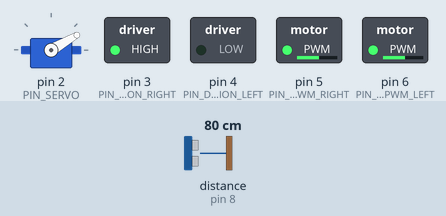
The sketch below on a simulated Arduino Uno, built with avr-gcc and run on an emulated ATmega328P. Parts: servo, switched loads named in the sketch (green lamp = pin HIGH). Wiring (inferred from the names in the program): ultrasonic range finder: trigger pin 7; echo pin 8. Inputs (shaded band) come from the test bench; at power-on: distance to the obstacle (sensor on pin 8) 80 cm. The echo pulse lasts 58.3 µs per cm; pins used as bus, display or sensor lines are not drawn.

Above: at 1.55 s.
Timing chart, 0 to 4.5 s (numbered marks = the images above):
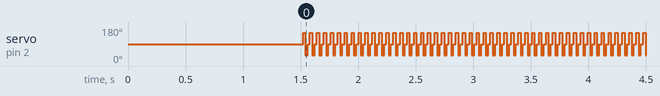

Measured:
- by itself, servo on pin 2 (PIN_SERVO): repeats every 0.06 s: 30° 0.02 s, 90° 0.02 s, 150° 0.02 s

The sketch:

Automatic_Obstacle_Avoidance.ino
```cpp
#include <Servo.h>

// ================== PINS ==================
#define PIN_SERVO           2

#define PIN_DIRECTION_LEFT  4
#define PIN_DIRECTION_RIGHT 3
#define PIN_MOTOR_PWM_LEFT  6
#define PIN_MOTOR_PWM_RIGHT 5

#define PIN_SONIC_TRIG      7
#define PIN_SONIC_ECHO      8

#define PIN_BATTERY         A0

// ================== MOTOR CONFIG ==================
// CHANGE THIS TO 1 IF ROBOT MOVES BACKWARDS
#define MOTOR_DIRECTION     0

#define FWD_PWM     140   // MUST be >= 130 to move
#define TURN_PWM    170

// ================== OBSTACLE CONFIG ==================
#define OBSTACLE_DISTANCE       35
#define OBSTACLE_DISTANCE_LOW   15

#define MAX_DISTANCE    1000
#define SONIC_TIMEOUT   (MAX_DISTANCE * 60)
#define SOUND_VELOCITY  340

Servo servo;

// ================== SETUP ==================
void setup() {
  pinMode(PIN_DIRECTION_LEFT, OUTPUT);
  pinMode(PIN_DIRECTION_RIGHT, OUTPUT);
  pinMode(PIN_MOTOR_PWM_LEFT, OUTPUT);
  pinMode(PIN_MOTOR_PWM_RIGHT, OUTPUT);

  pinMode(PIN_SONIC_TRIG, OUTPUT);
  pinMode(PIN_SONIC_ECHO, INPUT);

  servo.attach(PIN_SERVO);
  servo.write(90);

  // 🔥 HARD MOTOR TEST (CONFIRMS MOTORS WORK)
  motorRun(FWD_PWM, FWD_PWM);
  delay(1500);
}

// ================== LOOP ==================
void loop() {
  obstacleAvoid();
}

// ================== OBSTACLE AVOIDANCE ==================
void obstacleAvoid() {
  int front, left, right;

  // FRONT
  servo.write(90);
  delay(20);
  front = getSonar();

  // LEFT
  servo.write(150);
  delay(20);
  left = getSonar();

  // RIGHT
  servo.write(30);
  delay(20);
  right = getSonar();

  // ================= DECISION =================
  if (front < OBSTACLE_DISTANCE) {
    // BACK UP
    motorRun(-TURN_PWM, -TURN_PWM);
    delay(200);

    // TURN TOWARD CLEAR SIDE
    if (left > right) {
      motorRun(-TURN_PWM, TURN_PWM);
    } else {
      motorRun(TURN_PWM, -TURN_PWM);
    }
    delay(300);
  }
  else if (left < OBSTACLE_DISTANCE_LOW) {
    motorRun(TURN_PWM, FWD_PWM);
  }
  else if (right < OBSTACLE_DISTANCE_LOW) {
    motorRun(FWD_PWM, TURN_PWM);
  }
  else {
    // 🔥 ALWAYS MOVE FORWARD
    motorRun(FWD_PWM, FWD_PWM);
  }
}

// ================== SONAR ==================
int getSonar() {
  digitalWrite(PIN_SONIC_TRIG, LOW);
  delayMicroseconds(2);
  digitalWrite(PIN_SONIC_TRIG, HIGH);
  delayMicroseconds(10);
  digitalWrite(PIN_SONIC_TRIG, LOW);

  unsigned long t = pulseIn(PIN_SONIC_ECHO, HIGH, SONIC_TIMEOUT);
  if (t == 0) return MAX_DISTANCE;

  return t * SOUND_VELOCITY / 2 / 10000;
}

// ================== MOTOR DRIVER ==================
void motorRun(int left, int right) {
  int dirL = left >= 0 ? (0 ^ MOTOR_DIRECTION) : (1 ^ MOTOR_DIRECTION);
  int dirR = right >= 0 ? (1 ^ MOTOR_DIRECTION) : (0 ^ MOTOR_DIRECTION);

  left = abs(left);
  right = abs(right);

  left = constrain(left, 0, 255);
  right = constrain(right, 0, 255);

  digitalWrite(PIN_DIRECTION_LEFT, dirL);
  digitalWrite(PIN_DIRECTION_RIGHT, dirR);
  analogWrite(PIN_MOTOR_PWM_LEFT, left);
  analogWrite(PIN_MOTOR_PWM_RIGHT, right);
}
```
